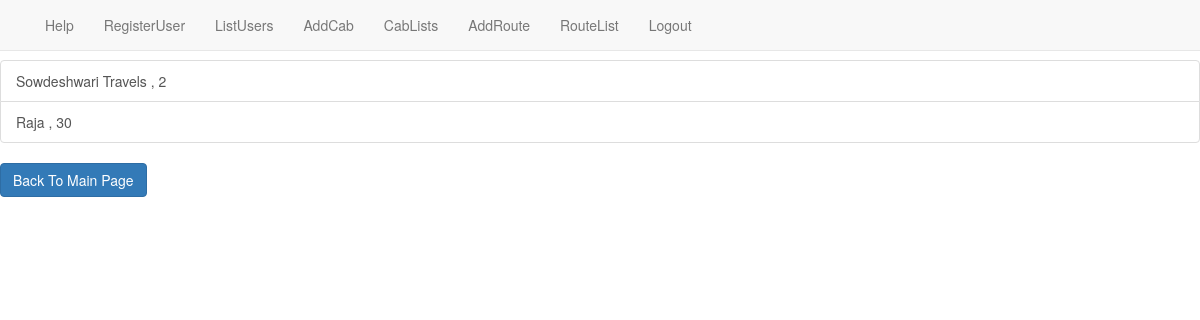
The app's page /CabList (signed in) with its own data.
### MasterApp/models.py (models this page shows, shortened)
class Cab(models.Model):
    cabName=models.CharField(max_length=30)
    noOfSeats=models.IntegerField()

### AdminOperations/views.py (the view)
# urls.py: path('CabList',views.ViewCabList.as_view() ,name='CabList'),
@method_decorator(commonDecorators,name='dispatch')
class ViewCabList(ListView):
    context_object_name='cabLists'
    model=models.Cab
    template_name='cabList.html'

### AdminOperations/templates/cabList.html (shortened to what this page needs)
<!DOCTYPE html>
{% extends 'baseHtml.html' %}
{% block content %}
<html lang="en">
<head>
</head>
<body>
        <ul class="list-group">
        {% for cabs in cabLists %}
       <a  class="list-group-item" href="{% url 'cabDetail' pk=cabs.id %}"> {{cabs.cabName}}  ,  {{cabs.noOfSeats}} </a>
        {% endfor %}
        </ul>
    <a href="{% url 'masterApp' %}" type="button" class="btn btn-primary">Back To Main Page</a>
</body>
</html>
{% endblock %}

### records on screen
Cab: cabName "Sowdeshwari Travels", noOfSeats "2"
Cab: cabName "Raja", noOfSeats "30"
